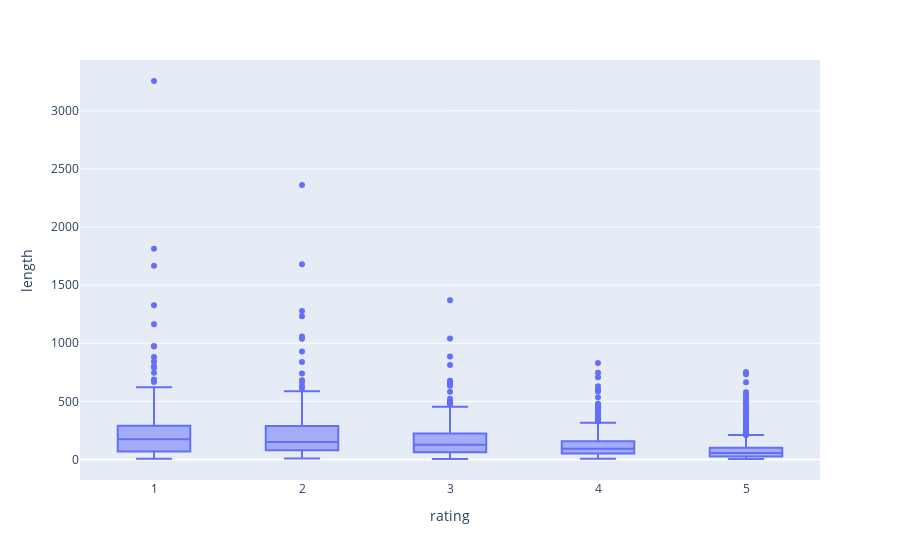

Source (notebook cell):
### Code cell
# Longest reviews had a rating of 1

px.box(df, x = "rating", y = "length")

### Figure 1 — Plotly figure (JSON) as saved in the notebook; plotly's stock layout.template omitted (floating-point values rounded to 4 significant figures; data arrays with more than 128 entries replaced by an {"elided": "..."} marker saying what was removed)
{"data": [{"alignmentgroup": "True", "hovertemplate": "rating=%{x}<br>length=%{y}<extra></extra>", "legendgroup": "", "marker": {"color": "#636efa"}, "name": "", "notched": false, "offsetgroup": "", "orientation": "v", "showlegend": false, "type": "box", "x": {"elided": "2938 int values"}, "x0": " ", "xaxis": "x", "y": {"elided": "2938 int values"}, "y0": " ", "yaxis": "y"}], "layout": {"boxmode": "group", "legend": {"tracegroupgap": 0}, "margin": {"t": 60}, "xaxis": {"anchor": "y", "domain": [0, 1], "title": {"text": "rating"}}, "yaxis": {"anchor": "x", "domain": [0, 1], "title": {"text": "length"}}}}
